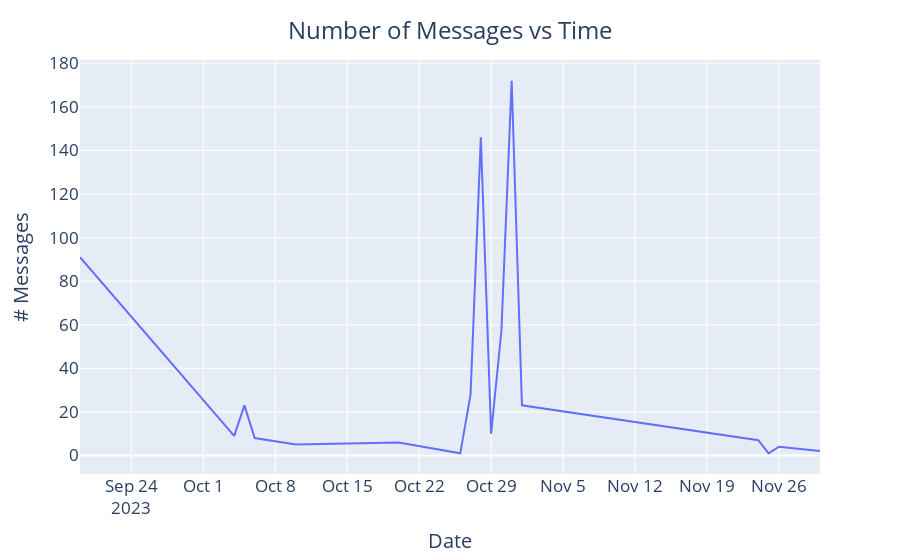

Source (notebook cell):
### Markdown cell above
### Number of Messages Over Time

### Code cell
# Create a column of 1 to facilitate message counting
df['# Messages'] = 1

# Sum (count) the messages having the same date
date_df = df.groupby('Date').sum()
date_df.reset_index(inplace=True)

# Plot the number of messages over time
fig = px.line(date_df, x='Date', y='# Messages')

# Adjust the graph layout
fig.update_layout(
    title={'text': 'Number of Messages vs Time',
             'y':0.96,
             'x':0.5,
             'xanchor': 'center'}, 
    font=dict(
        size=17))
fig.update_xaxes(nticks=20)
fig.show()

# When adding Jupyter Notebook or IPython Notebook files with a .ipynb extension on GitHub,
# they will be displayed as static HTML files in your repository, but the plot charts will be interactive

# DOCKER COMMAND: docker run -p 8888:8888 -v /Users/cesarcadavid/Desktop/notebooks:/home/jovyan jupyter/datascience-notebook

### Figure 1 — Plotly figure (JSON) as saved in the notebook; plotly's stock layout.template omitted (floating-point values rounded to 4 significant figures)
{"data": [{"hovertemplate": "Date=%{x}<br># Messages=%{y}<extra></extra>", "legendgroup": "", "line": {"color": "#636efa", "dash": "solid"}, "marker": {"symbol": "circle"}, "mode": "lines", "name": "", "orientation": "v", "showlegend": false, "type": "scatter", "x": ["2023-09-19T00:00:00", "2023-10-04T00:00:00", "2023-10-05T00:00:00", "2023-10-06T00:00:00", "2023-10-10T00:00:00", "2023-10-20T00:00:00", "2023-10-26T00:00:00", "2023-10-27T00:00:00", "2023-10-28T00:00:00", "2023-10-29T00:00:00", "2023-10-30T00:00:00", "2023-10-31T00:00:00", "2023-11-01T00:00:00", "2023-11-24T00:00:00", "2023-11-25T00:00:00", "2023-11-26T00:00:00", "2023-11-30T00:00:00"], "xaxis": "x", "y": [91, 9, 23, 8, 5, 6, 1, 28, 146, 10, 57, 172, 23, 7, 1, 4, 2], "yaxis": "y"}], "layout": {"autosize": true, "font": {"size": 17}, "legend": {"tracegroupgap": 0}, "margin": {"t": 60}, "title": {"text": "Number of Messages vs Time", "x": 0.5, "xanchor": "center", "y": 0.96}, "xaxis": {"anchor": "y", "autorange": true, "domain": [0, 1], "nticks": 20, "range": ["2023-09-19", "2023-11-30"], "title": {"text": "Date"}, "type": "date"}, "yaxis": {"anchor": "x", "autorange": true, "domain": [0, 1], "range": [-8.5, 181.5], "title": {"text": "# Messages"}, "type": "linear"}}}
